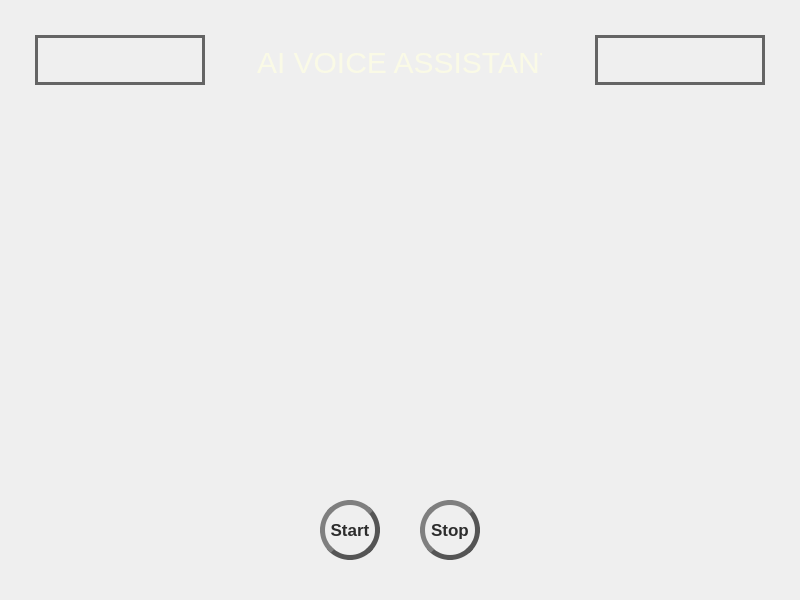
<?xml version="1.0" encoding="UTF-8"?>
<ui version="4.0">
 <class>vaUI</class>
 <widget class="QMainWindow" name="vaUI">
  <property name="geometry">
   <rect>
    <x>0</x>
    <y>0</y>
    <width>800</width>
    <height>600</height>
   </rect>
  </property>
  <property name="minimumSize">
   <size>
    <width>800</width>
    <height>600</height>
   </size>
  </property>
  <property name="maximumSize">
   <size>
    <width>1366</width>
    <height>768</height>
   </size>
  </property>
  <property name="windowTitle">
   <string>MainWindow</string>
  </property>
  <widget class="QWidget" name="centralwidget">
   <widget class="QLabel" name="label">
    <property name="geometry">
     <rect>
      <x>0</x>
      <y>0</y>
      <width>800</width>
      <height>600</height>
     </rect>
    </property>
    <property name="text">
     <string/>
    </property>
    <property name="pixmap">
     <pixmap>GIFs/circle.gif</pixmap>
    </property>
   </widget>
   <widget class="QPushButton" name="pushButton_2">
    <property name="geometry">
     <rect>
      <x>420</x>
      <y>500</y>
      <width>60</width>
      <height>60</height>
     </rect>
    </property>
    <property name="font">
     <font>
      <pointsize>13</pointsize>
      <weight>75</weight>
      <bold>true</bold>
     </font>
    </property>
    <property name="styleSheet">
     <string notr="true">QPushButton {
	color: rgb(45,45,45);
    border: 5px solid #555;
    border-radius: 30px;
    border-style: outset;
    background: qradialgradient(
        cx: 0.3, cy: -0.4, fx: 0.3, fy: -0.4,
        radius: 1.35, stop: 0 #ff5050, stop: 1 #888
        );
    padding: 5px;
    }

QPushButton:hover {
    background: qradialgradient(
        cx: 0.3, cy: -0.4, fx: 0.3, fy: -0.4,
        radius: 1.35, stop: 0 #ff5050, stop: 1 #bbb
        );
    }

QPushButton:pressed {
    border-style: inset;
    background: qradialgradient(
        cx: 0.4, cy: -0.1, fx: 0.4, fy: -0.1,
        radius: 1.35, stop: 0 #ff5050, stop: 1 #ddd
        );
    }</string>
    </property>
    <property name="text">
     <string>Stop</string>
    </property>
   </widget>
   <widget class="QTextBrowser" name="textBrowser_2">
    <property name="geometry">
     <rect>
      <x>595</x>
      <y>35</y>
      <width>170</width>
      <height>50</height>
     </rect>
    </property>
    <property name="font">
     <font>
      <family>MS Shell Dlg 2</family>
      <pointsize>-1</pointsize>
      <weight>50</weight>
      <italic>false</italic>
      <bold>false</bold>
     </font>
    </property>
    <property name="styleSheet">
     <string notr="true">background: transparent;
font: 29px &quot;MS Shell Dlg 2&quot;;
color: rgb(250,250,230);
border: 3px solid;
border-color: rgb(100, 100, 100);

</string>
    </property>
    <property name="html">
     <string>&lt;!DOCTYPE HTML PUBLIC &quot;-//W3C//DTD HTML 4.0//EN&quot; &quot;http://www.w3.org/TR/REC-html40/strict.dtd&quot;&gt;
&lt;html&gt;&lt;head&gt;&lt;meta name=&quot;qrichtext&quot; content=&quot;1&quot; /&gt;&lt;style type=&quot;text/css&quot;&gt;
p, li { white-space: pre-wrap; }
&lt;/style&gt;&lt;/head&gt;&lt;body style=&quot; font-family:'MS Shell Dlg 2'; font-size:29px; font-weight:400; font-style:normal;&quot;&gt;
&lt;p align=&quot;center&quot; style=&quot;-qt-paragraph-type:empty; margin-top:0px; margin-bottom:0px; margin-left:0px; margin-right:0px; -qt-block-indent:0; text-indent:0px; font-size:11pt; font-weight:72;&quot;&gt;&lt;br /&gt;&lt;/p&gt;&lt;/body&gt;&lt;/html&gt;</string>
    </property>
   </widget>
   <widget class="QTextBrowser" name="textBrowser_3">
    <property name="geometry">
     <rect>
      <x>10</x>
      <y>390</y>
      <width>220</width>
      <height>200</height>
     </rect>
    </property>
    <property name="styleSheet">
     <string notr="true">background: transparent;
border-radius: none;</string>
    </property>
   </widget>
   <widget class="QLabel" name="label_1">
    <property name="geometry">
     <rect>
      <x>257</x>
      <y>35</y>
      <width>285</width>
      <height>55</height>
     </rect>
    </property>
    <property name="font">
     <font>
      <pointsize>-1</pointsize>
     </font>
    </property>
    <property name="styleSheet">
     <string notr="true">background: transparent;
color: rgb(250,250,230);
border-radius: none;
font-size: 30px;
</string>
    </property>
    <property name="text">
     <string>AI VOICE ASSISTANT</string>
    </property>
   </widget>
   <widget class="QTextBrowser" name="textBrowser">
    <property name="geometry">
     <rect>
      <x>35</x>
      <y>35</y>
      <width>170</width>
      <height>50</height>
     </rect>
    </property>
    <property name="font">
     <font>
      <family>MS Shell Dlg 2</family>
      <pointsize>-1</pointsize>
      <weight>50</weight>
      <italic>false</italic>
      <bold>false</bold>
     </font>
    </property>
    <property name="styleSheet">
     <string notr="true">background: transparent;
font: 29px &quot;MS Shell Dlg 2&quot;;
color: rgb(250,250,230);
border: 3px solid;
border-color: rgb(100, 100, 100);</string>
    </property>
    <property name="html">
     <string>&lt;!DOCTYPE HTML PUBLIC &quot;-//W3C//DTD HTML 4.0//EN&quot; &quot;http://www.w3.org/TR/REC-html40/strict.dtd&quot;&gt;
&lt;html&gt;&lt;head&gt;&lt;meta name=&quot;qrichtext&quot; content=&quot;1&quot; /&gt;&lt;style type=&quot;text/css&quot;&gt;
p, li { white-space: pre-wrap; }
&lt;/style&gt;&lt;/head&gt;&lt;body style=&quot; font-family:'MS Shell Dlg 2'; font-size:29px; font-weight:400; font-style:normal;&quot;&gt;
&lt;p align=&quot;center&quot; style=&quot;-qt-paragraph-type:empty; margin-top:0px; margin-bottom:0px; margin-left:0px; margin-right:0px; -qt-block-indent:0; text-indent:0px; font-size:11pt; font-weight:72;&quot;&gt;&lt;br /&gt;&lt;/p&gt;&lt;/body&gt;&lt;/html&gt;</string>
    </property>
   </widget>
   <widget class="QPushButton" name="pushButton">
    <property name="geometry">
     <rect>
      <x>320</x>
      <y>500</y>
      <width>60</width>
      <height>60</height>
     </rect>
    </property>
    <property name="font">
     <font>
      <pointsize>13</pointsize>
      <weight>75</weight>
      <bold>true</bold>
     </font>
    </property>
    <property name="styleSheet">
     <string notr="true">QPushButton {
    color: rgb(45,45,45);
    border: 5px solid #555;
    border-radius: 30px;
    border-style: outset;
    background: qradialgradient(
        cx: 0.3, cy: -0.4, fx: 0.3, fy: -0.4,
        radius: 1.35, stop: 0 #66ff30, stop: 1 #888
        );
    padding: 5px;
    }

QPushButton:hover {
    background: qradialgradient(
        cx: 0.3, cy: -0.4, fx: 0.3, fy: -0.4,
        radius: 1.35, stop: 0 #66ff30, stop: 1 #bbb
        );
    }

QPushButton:pressed {
    border-style: inset;
    background: qradialgradient(
        cx: 0.4, cy: -0.1, fx: 0.4, fy: -0.1,
        radius: 1.35, stop: 0 #66ff30, stop: 1 #ddd
        );
    }</string>
    </property>
    <property name="text">
     <string>Start</string>
    </property>
   </widget>
  </widget>
 </widget>
 <resources/>
 <connections/>
</ui>
